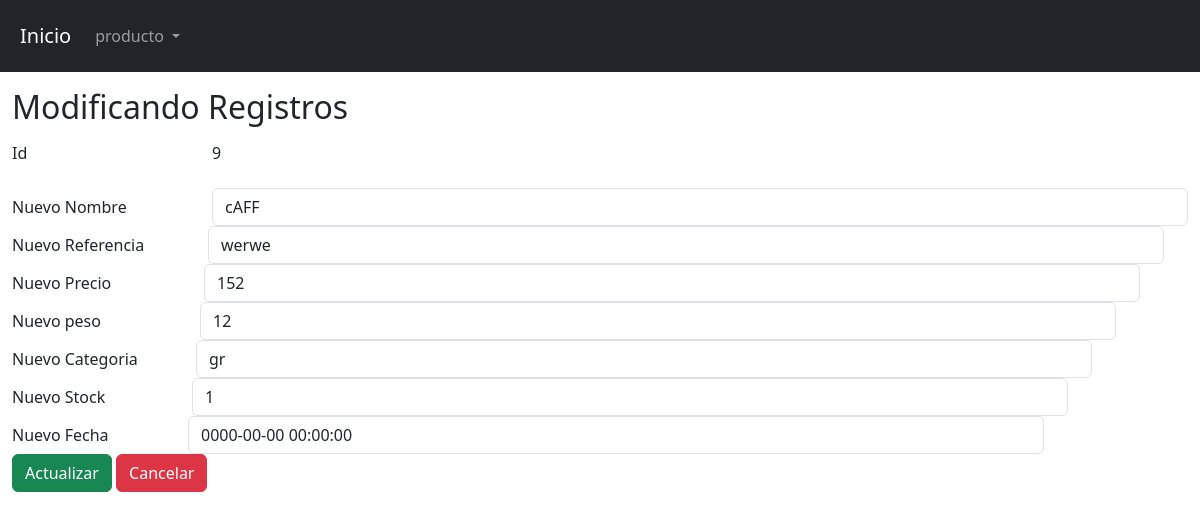
/view/username/edit.php?id=9, run on the app's committed database.
### tables this page shows
CREATE TABLE `producto` (
  `id` int(11) NOT NULL,
  `nombre` varchar(100) NOT NULL,
  `referencia` varchar(100) NOT NULL,
  `precio` int(11) NOT NULL,
  `peso` int(11) NOT NULL,
  `categoria` varchar(100) DEFAULT NULL,
  `stock` int(11) NOT NULL,
  `fecha_creacion` timestamp NOT NULL DEFAULT current_timestamp() ON UPDATE current_timestamp()
);

### Config/db.php (called while the page is built)
<?php
    class db{
        private $host= "localhost";
        private $dbname= "prueba";
        private $user= "root";
        private $password= "";
        public function conexion(){
            try{
                $PDO = new PDO("mysql:host=".$this->host.";dbname=".$this->dbname,$this->user,$this->password);
                return $PDO;
            }catch(PDOException $e){
                return $e->getMessage();
            }
        }
    }
?>

### controller/usernameController.php (called while the page is built, shortened)
<?php
    class usernameController{
        private $model;
        public function __construct()
        {
            require_once("c://xampp/htdocs/Cafeteria/model/usernameModel.php");
            $this->model = new usernameModel();
        }
        public function show($id) {
            return($this->model->show($id)!= false) ? $this->model->show($id): header("location:index.php");
        }
}
?>

### model/usernameModel.php (called while the page is built, shortened)
<?php
    class usernameModel{
        private $PDO;
        public function __construct()
        {
            require_once("c:/xampp/htdocs/Cafeteria/Config/db.php");
            $con =new db();
            $this-> PDO = $con->conexion();
        }
                public function show($id){
                    $statement = $this ->PDO->prepare("SELECT * FROM producto where id = :id limit 1");
                        $statement->bindParam(":id",$id);
                        return($statement->execute())? $statement->fetch() :false;
                }
    }

### view/username/edit.php (the view)
<?php
    require_once("c://xampp/htdocs/Cafeteria/view/head/head.php");
    require_once("c://xampp/htdocs/Cafeteria/controller/usernameController.php");
    $obj= new usernameController();
    $user = ($obj->show($_GET['id']));
    ?>
        <form action="update.php" method="post" autocomplete="off">
            <h2>Modificando Registros</h2>
            <div class="mb-3 row">
            <label for="staticEmail" class="col-sm-2 col-form-label">Id</label>
            <div class="col-sm-10">
            <input type="text" name="id" readonly class="form-control-plaintext" id="staticEmail" value="<?= $user[0]?>">
            </div>
        </div>
        <div class="mb-3 row">
            <label for="inputPassword" class="col-sm-2 col-form-label">Nuevo Nombre</label>
            <div class="col-sm-10">
            <input type="text" name="nombre" class="form-control"id="inputPassword" value="<?= $user[1]?>",>
        </div>
            <div class="mb-3 row">
            <label for="inputPassword" class="col-sm-2 col-form-label">Nuevo Referencia</label>
            <div class="col-sm-10">
            <input type="text" name="referencia" class="form-control"id="inputPassword" value="<?= $user[2]?>",>
            </div>
            <div class="mb-3 row">
            <label for="inputPassword" class="col-sm-2 col-form-label">Nuevo Precio</label>
            <div class="col-sm-10">
            <input type="text" name="precio" class="form-control"id="inputPassword" value="<?= $user[3]?>",>
            </div>
            <div class="mb-3 row">
            <label for="inputPassword" class="col-sm-2 col-form-label">Nuevo peso</label>
            <div class="col-sm-10">
            <input type="text" name="peso" class="form-control"id="inputPassword" value="<?= $user[4]?>",>
            </div>
            <div class="mb-3 row">
            <label for="inputPassword" class="col-sm-2 col-form-label">Nuevo Categoria</label>
            <div class="col-sm-10">
            <input type="text" name="categoria" class="form-control"id="inputPassword" value="<?= $user[5]?>",>
            </div>
            <div class="mb-3 row">
            <label for="inputPassword" class="col-sm-2 col-form-label">Nuevo Stock</label>
            <div class="col-sm-10">
            <input type="text" name="stock" class="form-control"id="inputPassword" value="<?= $user[6]?>",>
            </div>
            <div class="mb-3 row">
            <label for="inputPassword" class="col-sm-2 col-form-label">Nuevo Fecha</label>
            <div class="col-sm-10">
            <input type="text" name="fecha_creacion" class="form-control"id="inputPassword" value="<?= $user[7]?>",>
        </div>
        <div>
        <div>
            <input type="submit"class="btn btn-success" value="Actualizar">
            <a class="btn btn-danger" href="show.php?id=<?= $user[0]?>">Cancelar</a>
        </div>
        </form>
    <?php
    require_once ("c://xampp/htdocs/Cafeteria/view/head/footer.php");

### data on the page
producto: id "9", nombre "cAFF", referencia "werwe", precio "152", peso "12", categoria "gr", stock "1", fecha_creacion "0000-00-00 00:00:00"
